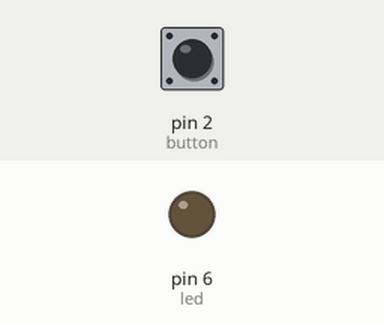
The sketch below on a simulated Arduino Uno, built with avr-gcc and run on an emulated ATmega328P. Shown: output pins drawn as LEDs (lit = HIGH). The test bench sets the inputs (shaded band); at power-on: pin 2 (button) HIGH.

Above: at 1.2 s.
1.3 s: pin 2 (button) pulled LOW for 0.15 s
At 1.37 s:
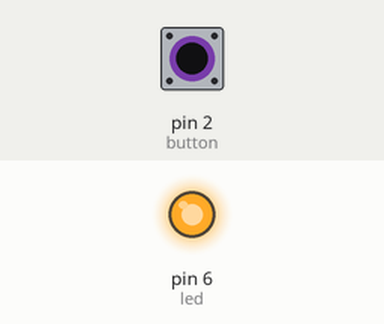
2.9 s: pin 2 (button) pulled LOW for 3.2 s
At 6.4 s:
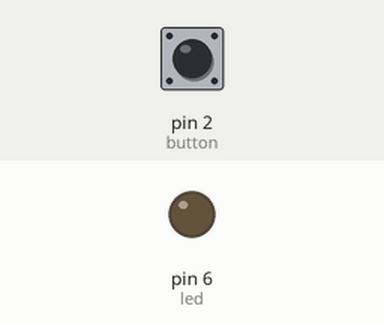
Timing chart, 0 to 7.9 s (numbered marks = the images above; inputs shaded):
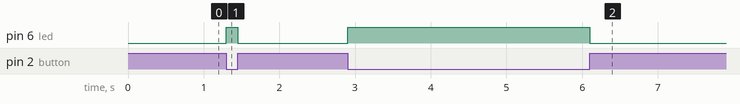

Measured:
- after the input at 1.3 s, pin 6 (led): LOW → HIGH at once, → LOW 0.15 s later
- after the input at 2.9 s, pin 6 (led): LOW → HIGH at once, → LOW 3.2 s later

The sketch:

PoC_interrupt.ino
```cpp
const int button = 2;
const int led = 6;
bool state = false;

void setup() {
  pinMode(button,INPUT_PULLUP);
  pinMode(led,OUTPUT);
  attachInterrupt(digitalPinToInterrupt(button), blink, CHANGE);
}

void loop() {
  digitalWrite(led, state);
}

void blink() {
  state = !state;
}
```
